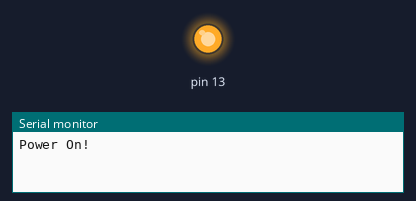
The sketch below on a simulated Arduino Uno, built with avr-gcc and run on an emulated ATmega328P. On the bench: output pins drawn as LEDs (lit = HIGH), the last lines printed to the serial monitor.

Above: at 1.0 s.
At 5.5 s:
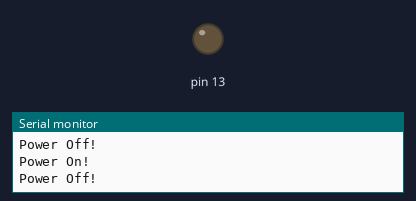
Timing chart, 0 to 6.9 s (numbered marks = the images above):
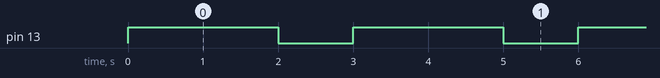

The sketch:

led-blink-with-serial-messages.ino
```cpp
void setup() {
  Serial.begin(9600);
  pinMode(13, OUTPUT);
}

void loop() {
  digitalWrite(13,HIGH);
  Serial.println("Power On!");
  delay(2000);

  digitalWrite(13,LOW);
  Serial.println("Power Off!");
  delay(1000);
}
```

Measured:
- by itself, pin 13: alternates HIGH for 2.0 s and LOW for 1.0 s
